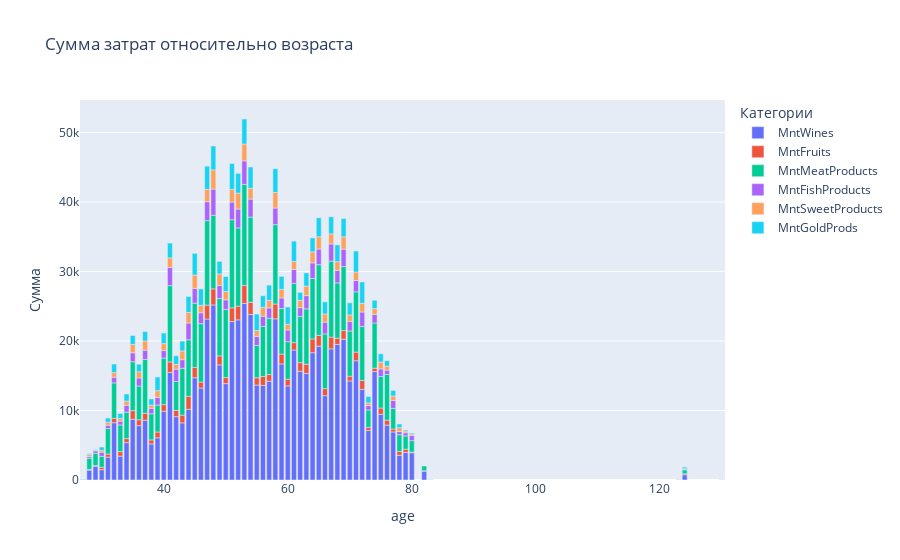

The cell this chart's notebook holds for it:
### Code cell
df['age'] = datetime.datetime.now().year - df['Year_Birth']

gr_data = df.groupby('age')[list_mnt].sum().reset_index()

fig = px.bar(gr_data, x='age', y=list_mnt, labels={'x':'Возраст', 'value':'Сумма', 'variable':'Категории'},
             title='Сумма затрат относительно возраста')
fig.show()

### Figure 1 — Plotly figure (JSON) as saved in the notebook; plotly's stock layout.template omitted (floating-point values rounded to 4 significant figures)
{"data": [{"alignmentgroup": "True", "hovertemplate": "Категории=MntWines<br>age=%{x}<br>Сумма=%{y}<extra></extra>", "legendgroup": "MntWines", "marker": {"color": "#636efa", "pattern": {"shape": ""}}, "name": "MntWines", "offsetgroup": "MntWines", "orientation": "v", "showlegend": true, "textposition": "auto", "type": "bar", "x": [27, 28, 29, 30, 31, 32, 33, 34, 35, 36, 37, 38, 39, 40, 41, 42, 43, 44, 45, 46, 47, 48, 49, 50, 51, 52, 53, 54, 55, 56, 57, 58, 59, 60, 61, 62, 63, 64, 65, 66, 67, 68, 69, 70, 71, 72, 73, 74, 75, 76, 77, 78, 79, 80, 82, 83, 123, 124, 130], "xaxis": "x", "y": [3, 1421, 1977, 1485, 3289, 8238, 3435, 5376, 8737, 7819, 8592, 5190, 6069, 9893, 15466, 9110, 8221, 10167, 14709, 13237, 23158, 25183, 16556, 13866, 22802, 23040, 25400, 23803, 13661, 13606, 14218, 23186, 16697, 13536, 18700, 15642, 15323, 18310, 19254, 12129, 18871, 19499, 20257, 14247, 17156, 13037, 7116, 15593, 9440, 7896, 6911, 3564, 3962, 3914, 1285, 144, 15, 755, 8], "yaxis": "y"}, {"alignmentgroup": "True", "hovertemplate": "Категории=MntFruits<br>age=%{x}<br>Сумма=%{y}<extra></extra>", "legendgroup": "MntFruits", "marker": {"color": "#EF553B", "pattern": {"shape": ""}}, "name": "MntFruits", "offsetgroup": "MntFruits", "orientation": "v", "showlegend": true, "textposition": "auto", "type": "bar", "x": [27, 28, 29, 30, 31, 32, 33, 34, 35, 36, 37, 38, 39, 40, 41, 42, 43, 44, 45, 46, 47, 48, 49, 50, 51, 52, 53, 54, 55, 56, 57, 58, 59, 60, 61, 62, 63, 64, 65, 66, 67, 68, 69, 70, 71, 72, 73, 74, 75, 76, 77, 78, 79, 80, 82, 83, 123, 124, 130], "xaxis": "x", "y": [18, 99, 100, 330, 444, 620, 647, 586, 1248, 848, 1011, 582, 839, 951, 1528, 911, 1116, 1879, 1488, 853, 2004, 2313, 1295, 871, 1966, 1975, 2572, 1762, 1052, 1280, 950, 2133, 1424, 958, 1062, 1249, 1331, 1983, 1548, 1022, 1697, 903, 1240, 687, 1247, 1288, 448, 499, 909, 726, 423, 540, 465, 106, 42, 0, 6, 144, 0], "yaxis": "y"}, {"alignmentgroup": "True", "hovertemplate": "Категории=MntMeatProducts<br>age=%{x}<br>Сумма=%{y}<extra></extra>", "legendgroup": "MntMeatProducts", "marker": {"color": "#00cc96", "pattern": {"shape": ""}}, "name": "MntMeatProducts", "offsetgroup": "MntMeatProducts", "orientation": "v", "showlegend": true, "textposition": "auto", "type": "bar", "x": [27, 28, 29, 30, 31, 32, 33, 34, 35, 36, 37, 38, 39, 40, 41, 42, 43, 44, 45, 46, 47, 48, 49, 50, 51, 52, 53, 54, 55, 56, 57, 58, 59, 60, 61, 62, 63, 64, 65, 66, 67, 68, 69, 70, 71, 72, 73, 74, 75, 76, 77, 78, 79, 80, 82, 83, 123, 124, 130], "xaxis": "x", "y": [16, 1615, 1776, 1595, 3674, 5111, 3840, 3804, 7036, 4861, 7744, 3753, 3877, 6703, 10974, 4156, 6741, 8125, 9245, 8401, 12151, 10588, 8269, 9795, 12669, 11258, 14554, 12260, 4652, 7218, 8097, 11416, 6551, 5407, 8538, 6648, 7971, 8707, 10174, 7864, 10919, 7957, 9222, 6510, 8668, 7783, 2510, 6498, 4545, 6571, 2963, 2413, 1924, 1644, 716, 7, 8, 562, 5], "yaxis": "y"}, {"alignmentgroup": "True", "hovertemplate": "Категории=MntFishProducts<br>age=%{x}<br>Сумма=%{y}<extra></extra>", "legendgroup": "MntFishProducts", "marker": {"color": "#ab63fa", "pattern": {"shape": ""}}, "name": "MntFishProducts", "offsetgroup": "MntFishProducts", "orientation": "v", "showlegend": true, "textposition": "auto", "type": "bar", "x": [27, 28, 29, 30, 31, 32, 33, 34, 35, 36, 37, 38, 39, 40, 41, 42, 43, 44, 45, 46, 47, 48, 49, 50, 51, 52, 53, 54, 55, 56, 57, 58, 59, 60, 61, 62, 63, 64, 65, 66, 67, 68, 69, 70, 71, 72, 73, 74, 75, 76, 77, 78, 79, 80, 82, 83, 123, 124, 130], "xaxis": "x", "y": [18, 252, 336, 588, 476, 813, 550, 988, 1280, 1148, 1329, 792, 1114, 1076, 2609, 1766, 1233, 2413, 2126, 1568, 2730, 3768, 1861, 1388, 2551, 2710, 3386, 2593, 1302, 1458, 1491, 2395, 1521, 1678, 1985, 1256, 1902, 2235, 2253, 1697, 2471, 1773, 2495, 1379, 1628, 2061, 627, 1233, 1092, 615, 1143, 465, 447, 726, 55, 0, 7, 104, 7], "yaxis": "y"}, {"alignmentgroup": "True", "hovertemplate": "Категории=MntSweetProducts<br>age=%{x}<br>Сумма=%{y}<extra></extra>", "legendgroup": "MntSweetProducts", "marker": {"color": "#FFA15A", "pattern": {"shape": ""}}, "name": "MntSweetProducts", "offsetgroup": "MntSweetProducts", "orientation": "v", "showlegend": true, "textposition": "auto", "type": "bar", "x": [27, 28, 29, 30, 31, 32, 33, 34, 35, 36, 37, 38, 39, 40, 41, 42, 43, 44, 45, 46, 47, 48, 49, 50, 51, 52, 53, 54, 55, 56, 57, 58, 59, 60, 61, 62, 63, 64, 65, 66, 67, 68, 69, 70, 71, 72, 73, 74, 75, 76, 77, 78, 79, 80, 82, 83, 123, 124, 130], "xaxis": "x", "y": [25, 268, 79, 258, 424, 677, 369, 594, 1206, 897, 1329, 447, 951, 999, 1381, 674, 1265, 1520, 1920, 1070, 1782, 2766, 1660, 1202, 1824, 2285, 2425, 1553, 840, 1288, 1074, 2241, 1232, 825, 1156, 1039, 1360, 1589, 1761, 1173, 1452, 1276, 1780, 925, 1227, 1243, 394, 843, 985, 571, 639, 544, 249, 184, 0, 0, 4, 64, 0], "yaxis": "y"}, {"alignmentgroup": "True", "hovertemplate": "Категории=MntGoldProds<br>age=%{x}<br>Сумма=%{y}<extra></extra>", "legendgroup": "MntGoldProds", "marker": {"color": "#19d3f3", "pattern": {"shape": ""}}, "name": "MntGoldProds", "offsetgroup": "MntGoldProds", "orientation": "v", "showlegend": true, "textposition": "auto", "type": "bar", "x": [27, 28, 29, 30, 31, 32, 33, 34, 35, 36, 37, 38, 39, 40, 41, 42, 43, 44, 45, 46, 47, 48, 49, 50, 51, 52, 53, 54, 55, 56, 57, 58, 59, 60, 61, 62, 63, 64, 65, 66, 67, 68, 69, 70, 71, 72, 73, 74, 75, 76, 77, 78, 79, 80, 82, 83, 123, 124, 130], "xaxis": "x", "y": [58, 151, 104, 484, 605, 1226, 735, 1026, 1286, 1091, 1345, 895, 1972, 1520, 2129, 1264, 1410, 2298, 3124, 2363, 3325, 3433, 1812, 2147, 3717, 2844, 3600, 3059, 2366, 1662, 2208, 3414, 1874, 2493, 2917, 1157, 1905, 2005, 2728, 1747, 2458, 2420, 2626, 1748, 3016, 3076, 915, 1193, 1181, 790, 817, 527, 143, 167, 21, 6, 25, 224, 2], "yaxis": "y"}], "layout": {"barmode": "relative", "legend": {"title": {"text": "Категории"}, "tracegroupgap": 0}, "title": {"text": "Сумма затрат относительно возраста"}, "xaxis": {"anchor": "y", "domain": [0, 1], "title": {"text": "age"}}, "yaxis": {"anchor": "x", "domain": [0, 1], "title": {"text": "Сумма"}}}}
